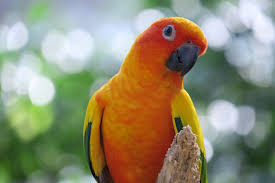
#> input picture sample.jpg, 275 x 183 px
$ jupyter execute lab2.ipynb
#> lines starting #> are read from the running program, lines starting #| are printed output that depends on the picture; after the words box and inside, x2 and y2 are one past the last pixel; in counts of white or black regions, pixels touching at a corner belong together
[cell 1]
import cv2
import numpy as np
import matplotlib.pyplot as plt

[cell 2]
image_path = 'sample.jpg'  # Change this to your image path
original = cv2.imread(image_path)
#> original is the input picture: shape (183, 275, 3); mean B, G, R 114.1, 140, 144.6
original = cv2.cvtColor(original, cv2.COLOR_BGR2RGB)

[cell 3]
gray = cv2.cvtColor(original, cv2.COLOR_RGB2GRAY)
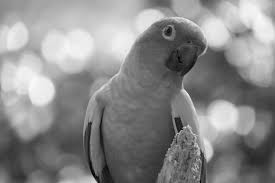
#> gray: shape (183, 275); min 1, max 250, mean 138.5

[cell 4]
blurred = cv2.GaussianBlur(original, (15, 15), 0)
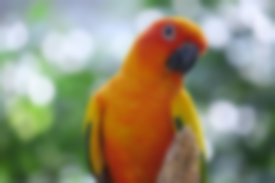
#> blurred: shape (183, 275, 3); mean R, G, B 144.6, 140.1, 114.1

[cell 5]
edges = cv2.Canny(gray, 50, 150)
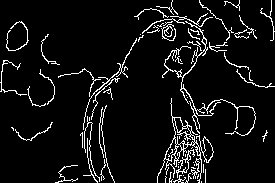
#> edges: shape (183, 275); 7.1% white in thin lines or dots

[cell 6]
_, thresh = cv2.threshold(gray, 127, 255, cv2.THRESH_BINARY)
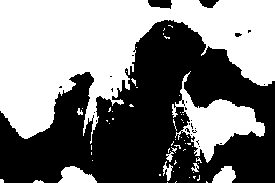
#> thresh: shape (183, 275); 49.8% white; 60 white regions (51 under 20 px), largest, box (x1, y1, x2, y2) and area: (0, 0, 275, 144) 20886, (172, 71, 265, 163) 3005, (58, 166, 97, 183) 441

[cell 7]
(h, w) = original.shape[:2]
#> h = 183; w = 275
center = (w // 2, h // 2)
#> center = (137, 91)
M = cv2.getRotationMatrix2D(center, 45, 1.0)
rotated = cv2.warpAffine(original, M, (w, h))
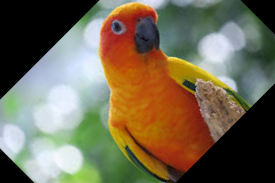
#> rotated: shape (183, 275, 3); mean R, G, B 115, 105.5, 83.3

[cell 8]
fig, axes = plt.subplots(3, 2, figsize=(12, 12))
axes[0, 0].imshow(original)
axes[0, 0].set_title("Original Image")
axes[0, 0].axis("off")

axes[0, 1].imshow(gray, cmap='gray')
axes[0, 1].set_title("Grayscale Image")
axes[0, 1].axis("off")

axes[1, 0].imshow(blurred)
axes[1, 0].set_title("Gaussian Blurred Image")
axes[1, 0].axis("off")

axes[1, 1].imshow(edges, cmap='gray')
axes[1, 1].set_title("Canny Edge Detection")
axes[1, 1].axis("off")

axes[2, 0].imshow(thresh, cmap='gray')
axes[2, 0].set_title("Thresholded Image")
axes[2, 0].axis("off")

axes[2, 1].imshow(rotated)
axes[2, 1].set_title("Rotated Image (45°)")
axes[2, 1].axis("off")

plt.tight_layout()
plt.show()

$ run again, with 2.jpg copied over sample.jpg
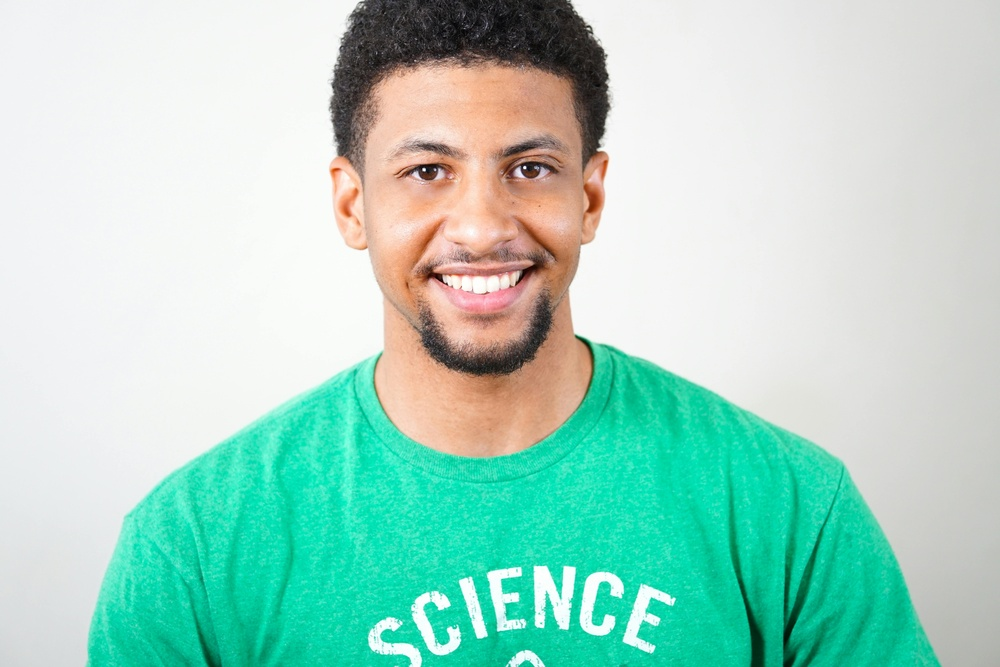
#> input picture 2.jpg, 1000 x 667 px, shrunk from 6000 x 4000 before the run
#> original is the input picture: shape (667, 1000, 3); mean B, G, R 198.1, 213.7, 166.7
#> `edges = cv2.Canny(gray, 50, 150)`:
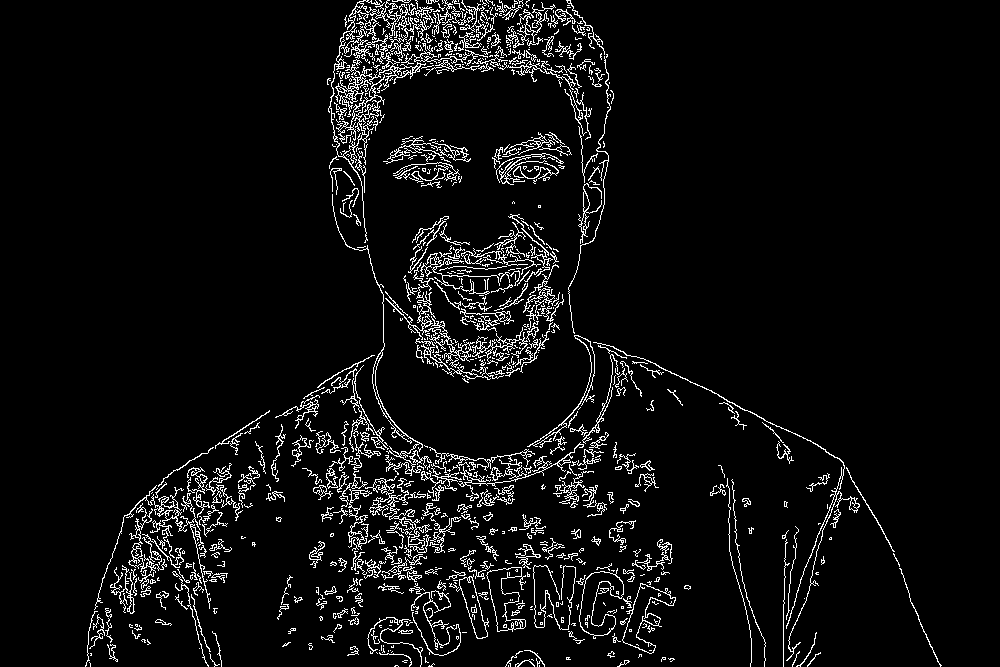
#> edges: shape (667, 1000); 5.6% white in thin lines or dots, all inside (x1, y1, x2, y2) = (85, 0, 942, 667)
#> thresh: shape (667, 1000); 92.3% white; 443 black regions (405 under 20 px), largest, box (x1, y1, x2, y2) and area: (330, 0, 610, 175) 22245, (728, 473, 877, 667) 10449, (413, 287, 560, 390) 4442
#> `rotated = cv2.warpAffine(original, M, (w, h))`:
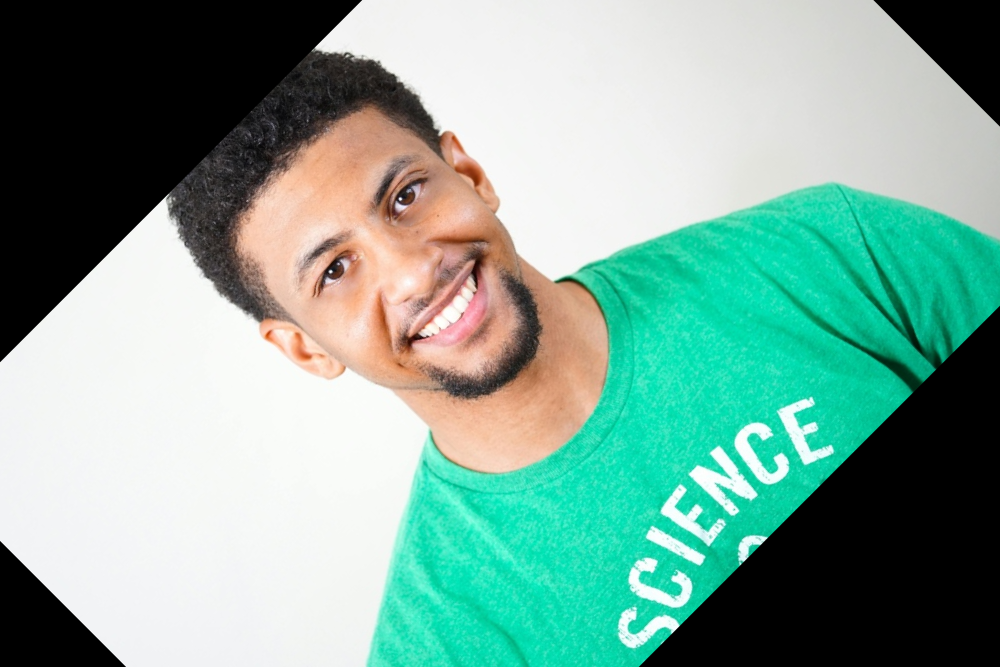
#> rotated: shape (667, 1000, 3); mean R, G, B 126.8, 164.9, 151.5

$ run again, with human.jpg copied over sample.jpg
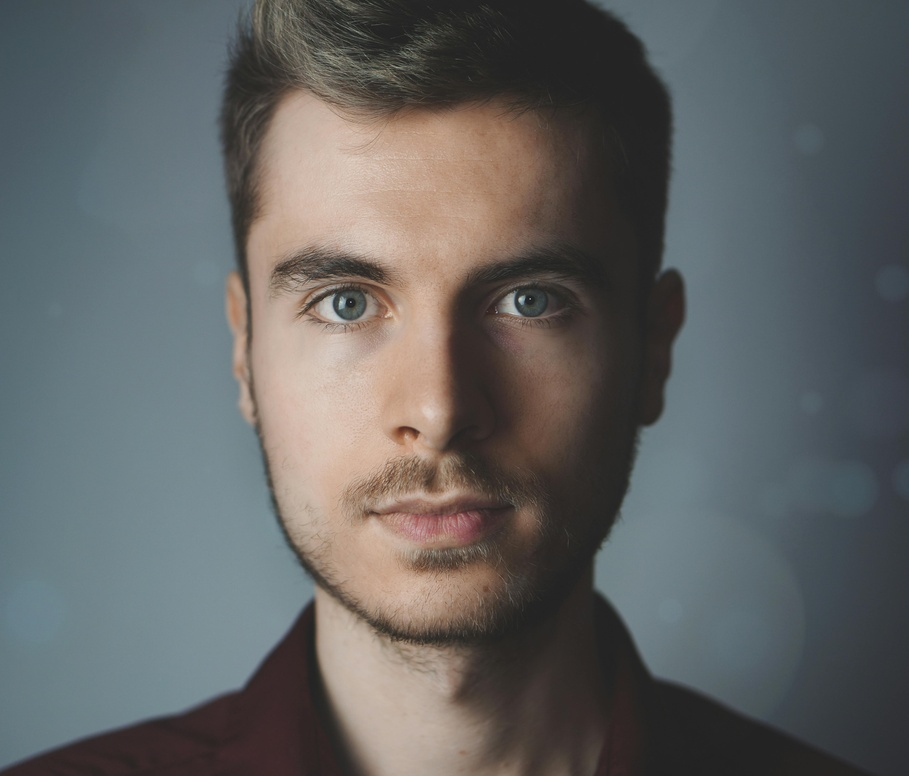
#> input picture human.jpg, 909 x 776 px, shrunk from 4684 x 4000 before the run
#> original is the input picture: shape (776, 909, 3); mean B, G, R 98.7, 99.2, 98
#> `edges = cv2.Canny(gray, 50, 150)`:
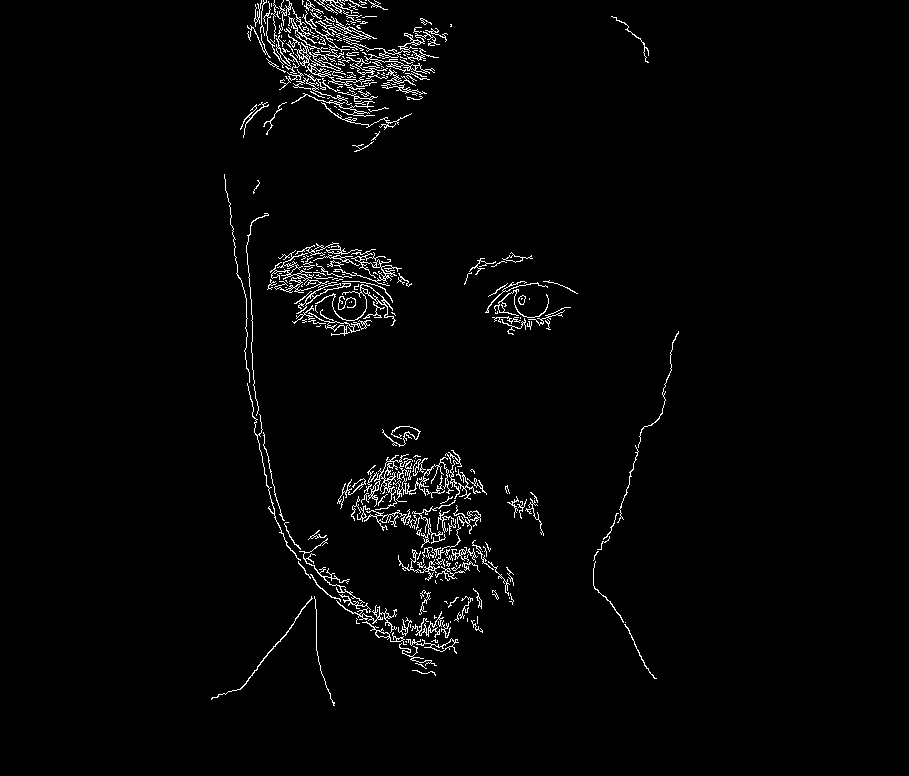
#> edges: shape (776, 909); 2.2% white in thin lines or dots, all inside (x1, y1, x2, y2) = (211, 0, 679, 706)
#> thresh: shape (776, 909); 23.1% white; 385 white regions (371 under 20 px), largest, box (x1, y1, x2, y2) and area: (248, 88, 513, 628) 87045, (89, 274, 479, 776) 71378, (608, 511, 670, 607) 2686
#> `rotated = cv2.warpAffine(original, M, (w, h))`:
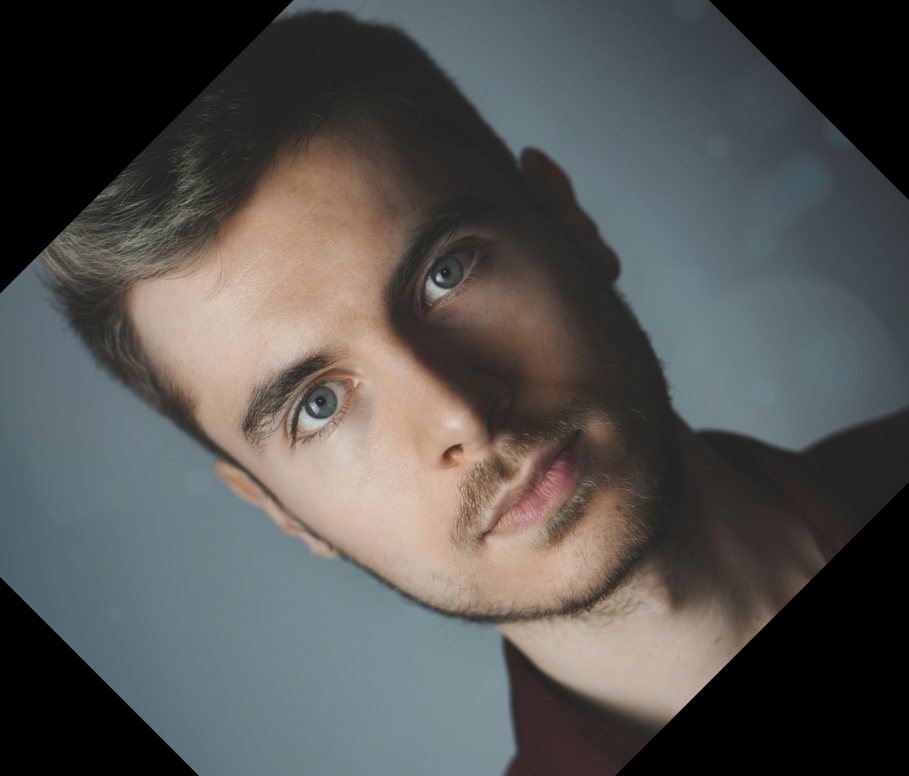
#> rotated: shape (776, 909, 3); mean R, G, B 84.2, 83.6, 82

$ run again, with 1.png saved as sample.jpg
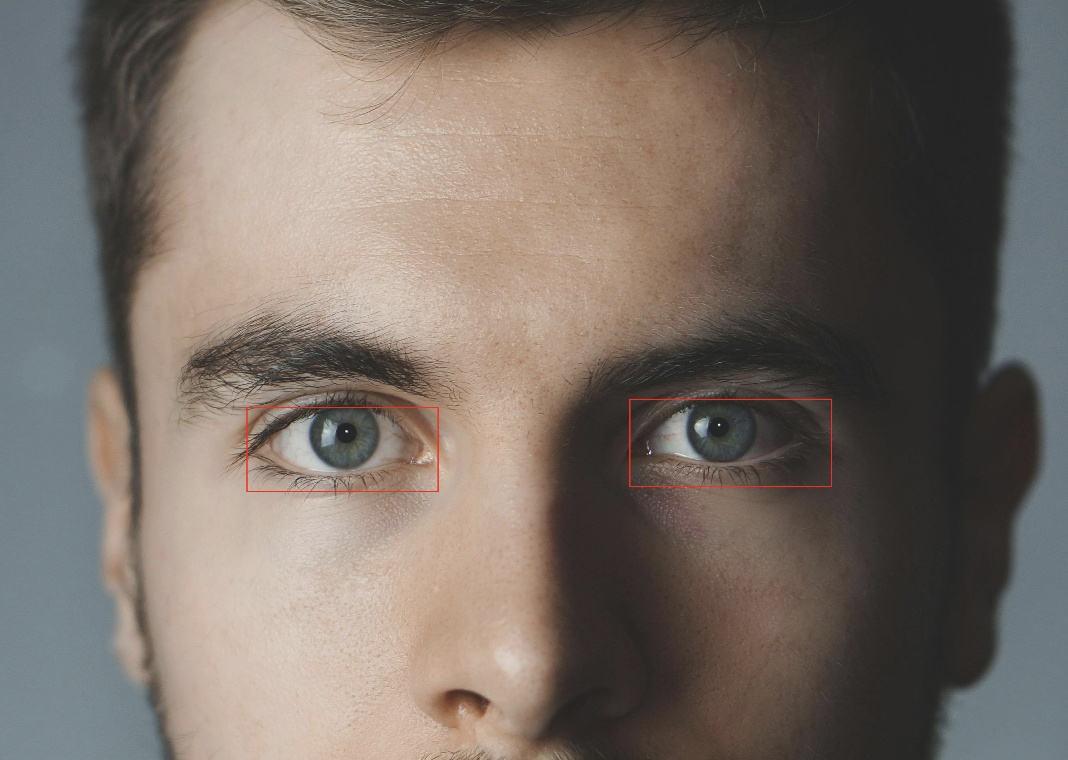
#> input picture 1.png, 1068 x 760 px
#> original is the input picture: shape (760, 1068, 3); mean B, G, R 102.1, 110.1, 120.6
#> `edges = cv2.Canny(gray, 50, 150)`:
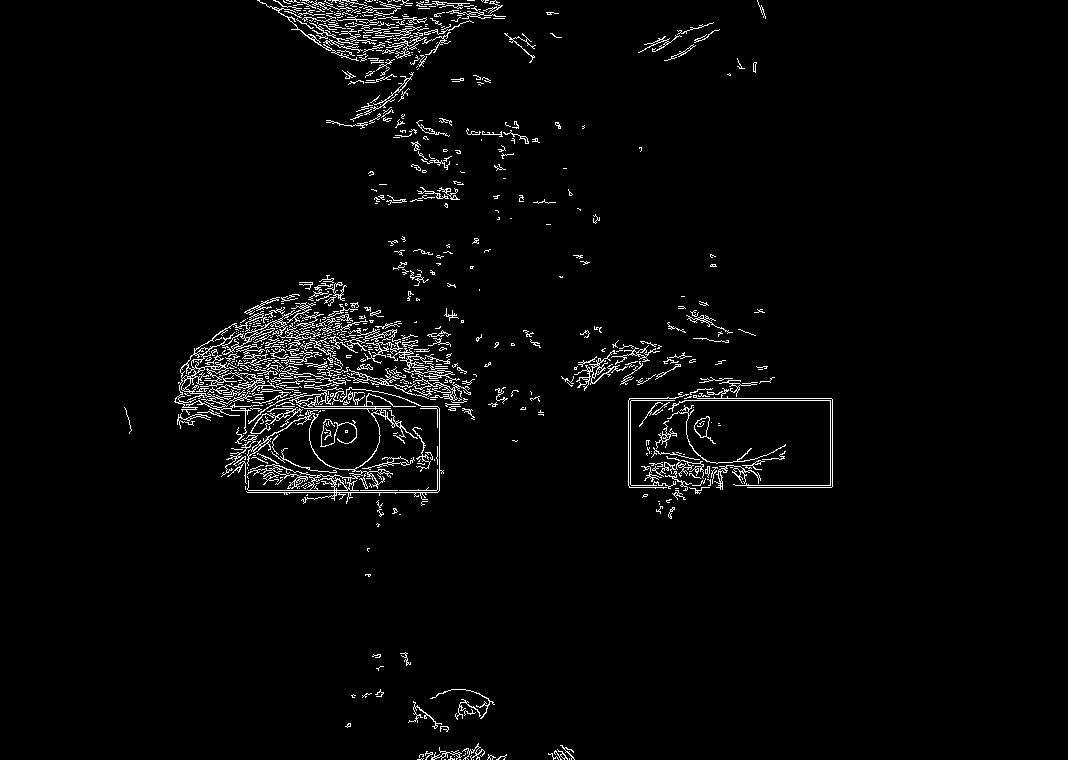
#> edges: shape (760, 1068); 2.9% white in thin lines or dots, all inside (x1, y1, x2, y2) = (124, 0, 833, 760)
#> thresh: shape (760, 1068); 40.7% white; 943 white regions (915 under 20 px), largest, box (x1, y1, x2, y2) and area: (134, 0, 680, 760) 280928, (0, 373, 153, 760) 35499, (248, 414, 438, 491) 6725
#> `rotated = cv2.warpAffine(original, M, (w, h))`:
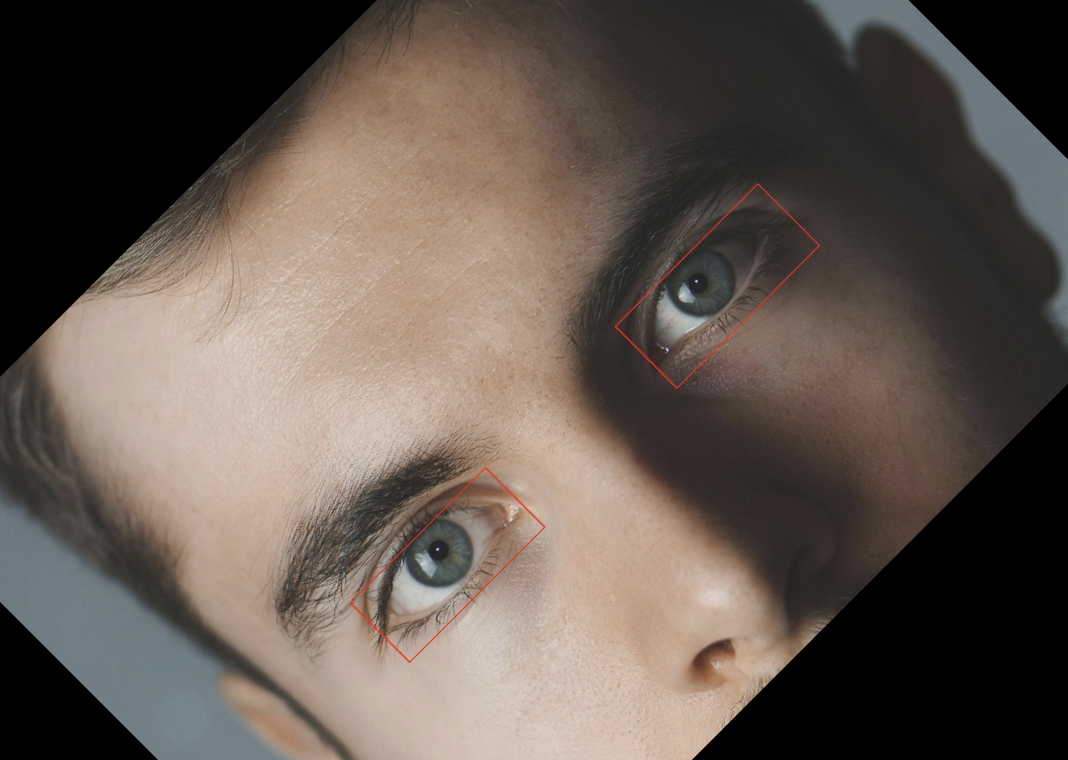
#> rotated: shape (760, 1068, 3); mean R, G, B 99.1, 88.2, 80.2
